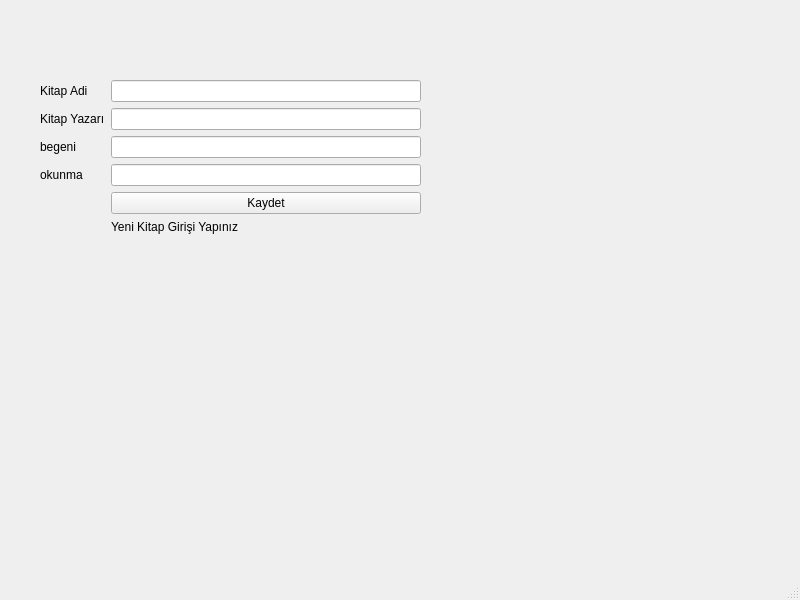
<?xml version="1.0" encoding="UTF-8"?>
<ui version="4.0">
 <class>MainWindow</class>
 <widget class="QMainWindow" name="MainWindow">
  <property name="geometry">
   <rect>
    <x>0</x>
    <y>0</y>
    <width>800</width>
    <height>600</height>
   </rect>
  </property>
  <property name="windowTitle">
   <string>MainWindow</string>
  </property>
  <widget class="QWidget" name="centralwidget">
   <widget class="QWidget" name="verticalLayoutWidget">
    <property name="geometry">
     <rect>
      <x>40</x>
      <y>80</y>
      <width>381</width>
      <height>281</height>
     </rect>
    </property>
    <layout class="QVBoxLayout" name="verticalLayout">
     <item>
      <layout class="QFormLayout" name="formLayout">
       <item row="0" column="0">
        <widget class="QLabel" name="kitapAdiLabel">
         <property name="text">
          <string>Kitap Adi</string>
         </property>
        </widget>
       </item>
       <item row="0" column="1">
        <widget class="QLineEdit" name="kitapAdi"/>
       </item>
       <item row="1" column="0">
        <widget class="QLabel" name="kitapYazarLabel">
         <property name="text">
          <string>Kitap Yazarı</string>
         </property>
        </widget>
       </item>
       <item row="1" column="1">
        <widget class="QLineEdit" name="kitapYazar"/>
       </item>
       <item row="2" column="0">
        <widget class="QLabel" name="begeniLabel">
         <property name="text">
          <string>begeni</string>
         </property>
        </widget>
       </item>
       <item row="2" column="1">
        <widget class="QLineEdit" name="begeni"/>
       </item>
       <item row="3" column="0">
        <widget class="QLabel" name="okunmaLabel">
         <property name="text">
          <string>okunma</string>
         </property>
        </widget>
       </item>
       <item row="3" column="1">
        <widget class="QLineEdit" name="okunma"/>
       </item>
       <item row="4" column="1">
        <widget class="QPushButton" name="kaydet">
         <property name="text">
          <string>Kaydet</string>
         </property>
        </widget>
       </item>
       <item row="5" column="1">
        <widget class="QLabel" name="bildiri">
         <property name="text">
          <string>Yeni Kitap Girişi Yapınız</string>
         </property>
        </widget>
       </item>
      </layout>
     </item>
    </layout>
   </widget>
  </widget>
  <widget class="QMenuBar" name="menubar">
   <property name="geometry">
    <rect>
     <x>0</x>
     <y>0</y>
     <width>800</width>
     <height>21</height>
    </rect>
   </property>
  </widget>
  <widget class="QStatusBar" name="statusbar"/>
 </widget>
 <resources/>
 <connections/>
</ui>
